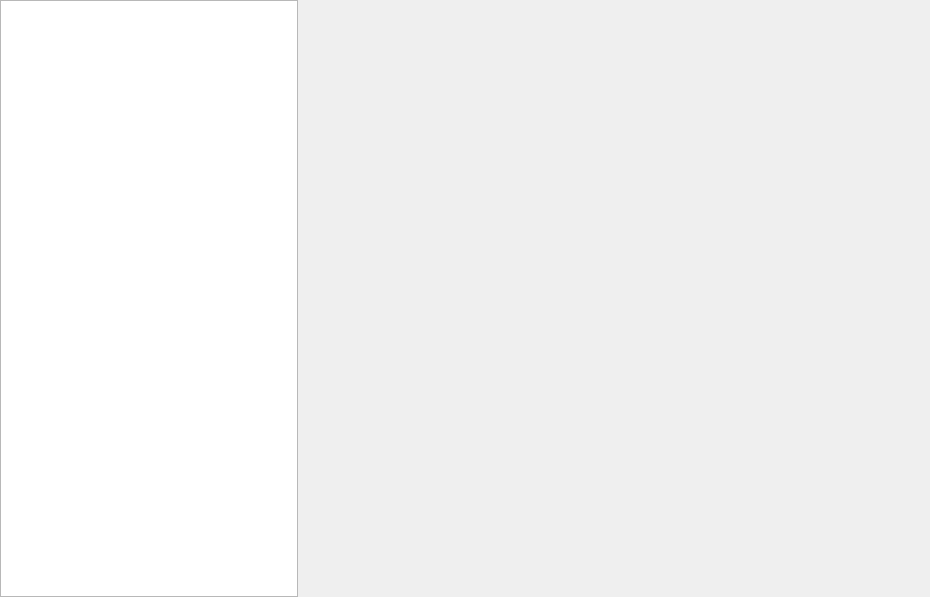
<?xml version="1.0" encoding="UTF-8"?>
<ui version="4.0">
 <class>CPanelPowerWidget</class>
 <widget class="QWidget" name="CPanelPowerWidget">
  <property name="geometry">
   <rect>
    <x>0</x>
    <y>0</y>
    <width>930</width>
    <height>597</height>
   </rect>
  </property>
  <property name="windowTitle">
   <string>CPanelPowerWidget</string>
  </property>
  <layout class="QHBoxLayout" name="horizontalLayout">
   <property name="spacing">
    <number>0</number>
   </property>
   <property name="leftMargin">
    <number>0</number>
   </property>
   <property name="topMargin">
    <number>0</number>
   </property>
   <property name="rightMargin">
    <number>0</number>
   </property>
   <property name="bottomMargin">
    <number>0</number>
   </property>
   <item>
    <widget class="QWidget" name="siderbarWidget" native="true">
     <property name="sizePolicy">
      <sizepolicy hsizetype="Fixed" vsizetype="Preferred">
       <horstretch>0</horstretch>
       <verstretch>0</verstretch>
      </sizepolicy>
     </property>
     <property name="minimumSize">
      <size>
       <width>300</width>
       <height>0</height>
      </size>
     </property>
     <property name="maximumSize">
      <size>
       <width>300</width>
       <height>16777215</height>
      </size>
     </property>
     <layout class="QVBoxLayout" name="verticalLayout_2">
      <property name="spacing">
       <number>0</number>
      </property>
      <property name="leftMargin">
       <number>0</number>
      </property>
      <property name="topMargin">
       <number>0</number>
      </property>
      <property name="rightMargin">
       <number>2</number>
      </property>
      <property name="bottomMargin">
       <number>0</number>
      </property>
      <item>
       <widget class="KiranSidebarWidget" name="sidbar">
        <property name="sizePolicy">
         <sizepolicy hsizetype="Preferred" vsizetype="Expanding">
          <horstretch>0</horstretch>
          <verstretch>0</verstretch>
         </sizepolicy>
        </property>
        <property name="minimumSize">
         <size>
          <width>0</width>
          <height>0</height>
         </size>
        </property>
        <property name="maximumSize">
         <size>
          <width>16777215</width>
          <height>16777215</height>
         </size>
        </property>
       </widget>
      </item>
     </layout>
    </widget>
   </item>
   <item>
    <layout class="QVBoxLayout" name="verticalLayout">
     <property name="spacing">
      <number>0</number>
     </property>
     <property name="leftMargin">
      <number>24</number>
     </property>
     <property name="rightMargin">
      <number>24</number>
     </property>
     <item>
      <widget class="QStackedWidget" name="stackedWidget">
       <widget class="QWidget" name="page"/>
       <widget class="QWidget" name="page_2"/>
      </widget>
     </item>
    </layout>
   </item>
  </layout>
 </widget>
 <customwidgets>
  <customwidget>
   <class>KiranSidebarWidget</class>
   <extends>QListWidget</extends>
   <header location="global">kiran-sidebar-widget.h</header>
  </customwidget>
 </customwidgets>
 <resources/>
 <connections/>
</ui>
